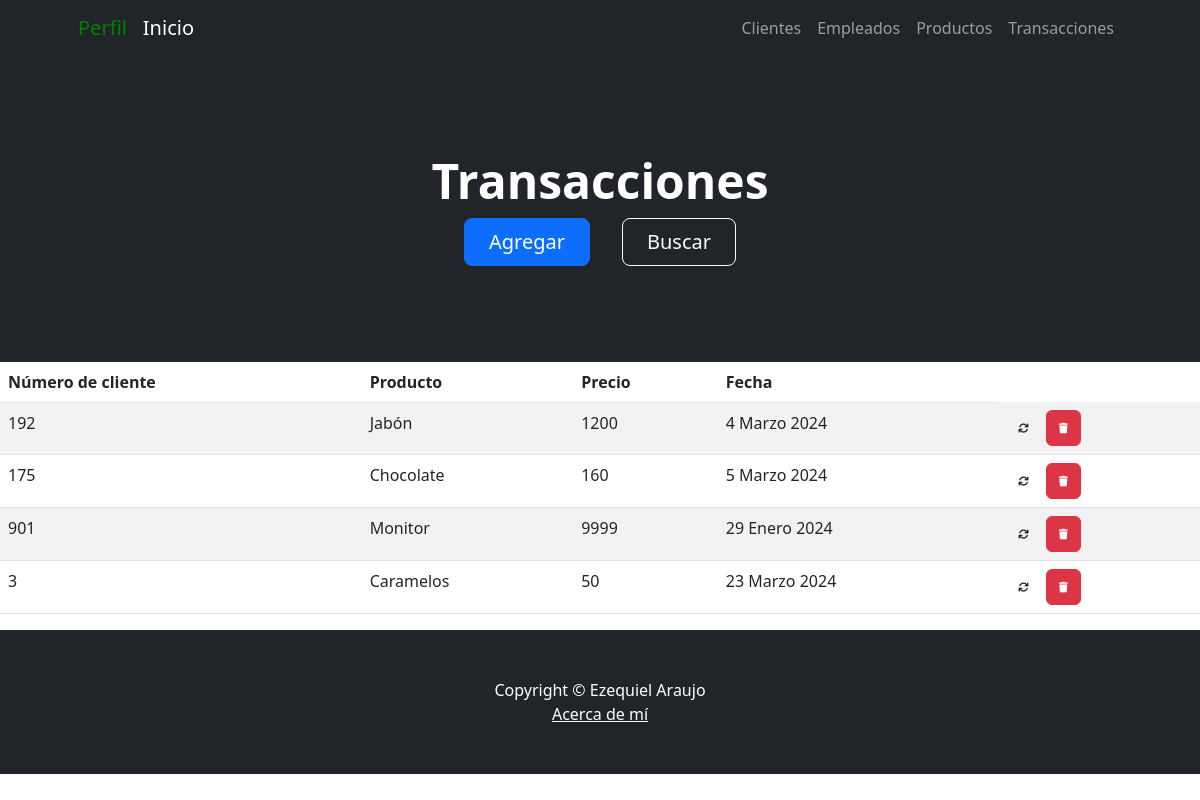
The app's page /transacciones/ (signed in) with its own data.
### aplicacion/models.py (models this page shows, shortened)
class Transaccion(models.Model):
    numeroDeCliente = models.IntegerField()
    producto = models.CharField(max_length=50)
    precio = models.IntegerField()
    fecha = models.DateField(max_length=50)

### aplicacion/views.py (the view)
# urls.py: path('transacciones/', TransaccionList.as_view() , name = "transacciones"),
class TransaccionList(LoginRequiredMixin, ListView):
    model = Transaccion

### aplicacion/templates/aplicacion/transaccion_list.html (shortened to what this page needs)
{% extends "aplicacion/index.html" %}
{%block titulo%}
<h1 class="display-5 fw-bolder text-white mb-2">Transacciones</h1>
{%endblock titulo%}
{%block boton%}
<div class="d-grid gap-3 d-sm-flex justify-content-sm-center">
    <a class="btn btn-primary btn-lg px-4 me-sm-3" href="{% url 'transacciones_create' %}">Agregar</a>
    <a class="btn btn-outline-light btn-lg px-4" href="{% url 'transacciones_s' %}">Buscar</a>
</div>
{%endblock boton%}
{%block cuerpo%}
<table class="table table-striped">
    <thead>
        <tr>
            <th>Número de cliente</th>
            <th>Producto</th>
            <th>Precio</th>
            <th>Fecha</th>
        </tr>
    </thead>
    <tbody>
    {% for c in transaccion_list  %}
        <tr>
            <td>{{ c.numeroDeCliente }}</td>
            <td>{{ c.producto }}</td>
            <td>{{ c.precio }}</td>
            <td>{{ c.fecha }}</td>
            <td>
                <a
                  href="{% url 'transacciones_u' c.id %}"
                  class="btn btn-default"
                  style="--bs-btn-padding-y: .5rem; --bs-btn-padding-x: .75rem; --bs-btn-font-size: .75rem;"
                  >
                </a>
                <a
                  href="{% url 'transacciones_d' c.id %}"
                  class="btn btn-danger"
                  style="--bs-btn-padding-y: .5rem; --bs-btn-padding-x: .75rem; --bs-btn-font-size: .75rem;"
                  >
        </tr>
    {% endfor %}
    </tbody>
</table>
{%endblock cuerpo%}

### aplicacion/templates/aplicacion/index.html (shortened to what this page needs)
<!DOCTYPE html>
<html lang="en">
    <head>
        {% load static %}
        <link href="https://cdn.jsdelivr.net/npm/bootstrap-icons@1.4.1/font/bootstrap-icons.css" rel="stylesheet" />
        <link href="{% static 'css/styles.css' %}" rel="stylesheet" />
        <link rel="stylesheet" href="https://cdnjs.cloudflare.com/ajax/libs/font-awesome/6.4.0/css/all.min.css">
    </head>
    <body>
        <nav class="navbar navbar-expand-lg navbar-dark bg-dark">
            <div class="container px-5">
                {% if user.is_authenticated%}
                <a class="navbar-brand" href="{% url 'profile' %}" style="color:green">Perfil</a>
                {% else %}
                <a class="navbar-brand" href="{% url 'profile' %}" style="color:red">Perfil</a>
                {%endif%}
                <a class="navbar-brand" href="{% url 'home' %}">Inicio</a>
                <div class="collapse navbar-collapse" id="navbarSupportedContent">
                    <ul class="navbar-nav ms-auto mb-2 mb-lg-0">
                        {% if  user.is_authenticated %}
                        <li class="nav-item"><a class="nav-link" href="{% url 'clientes' %}">Clientes</a></li>
                        <li class="nav-item"><a class="nav-link" href="{% url 'empleados' %}">Empleados</a></li>
                        <li class="nav-item"><a class="nav-link" href="{% url 'productos' %}">Productos</a></li>
                        <li class="nav-item"><a class="nav-link" href="{% url 'transacciones' %}">Transacciones</a></li>
                        {% endif %}
                    </ul>
                </div>
            </div>
        </nav>
        <header class="bg-dark py-5">
            <div class="container px-5">
                <div class="row gx-5 justify-content-center">
                    <div class="col-lg-6">
                        <div class="text-center my-5">
                            {%block titulo%}{%endblock titulo%}
                            {%block boton%}
                            {%endblock boton%}
                        </div>
                    </div>
                </div>
            </div>
        </header>
        <body>
            {% block cuerpo %}
            {% endblock cuerpo%}
        </body>
        <footer class="py-5 bg-dark">
            <div class="container px-5"><p class="m-0 text-center text-white">Copyright &copy; Ezequiel Araujo</p>
            </div>
            <div class="d-grid gap-3 d-sm-flex justify-content-sm-center"><a class="m-0 text-center text-white" href="{% url 'aboutme' %}">Acerca de mí</a>
            </div>
        </footer>
    </body>
</html>

### records on screen
Transaccion: numeroDeCliente "192", producto "Jabón", precio "1200", fecha "4 Marzo 2024"
Transaccion: numeroDeCliente "175", producto "Chocolate", precio "160", fecha "5 Marzo 2024"
Transaccion: numeroDeCliente "901", producto "Monitor", precio "9999", fecha "29 Enero 2024"
Transaccion: numeroDeCliente "3", producto "Caramelos", precio "50", fecha "23 Marzo 2024"
